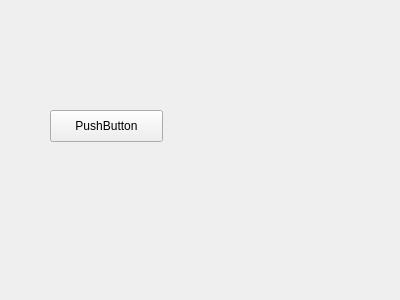
<?xml version="1.0" encoding="UTF-8"?>
<ui version="4.0">
 <class>MainWindow</class>
 <widget class="QMainWindow" name="MainWindow">
  <property name="geometry">
   <rect>
    <x>0</x>
    <y>0</y>
    <width>400</width>
    <height>300</height>
   </rect>
  </property>
  <property name="windowTitle">
   <string>MainWindow</string>
  </property>
  <widget class="QWidget" name="centralWidget">
   <widget class="QPushButton" name="pushButton">
    <property name="geometry">
     <rect>
      <x>50</x>
      <y>110</y>
      <width>113</width>
      <height>32</height>
     </rect>
    </property>
    <property name="text">
     <string>PushButton</string>
    </property>
   </widget>
  </widget>
 </widget>
 <layoutdefault spacing="6" margin="11"/>
 <resources/>
 <connections/>
</ui>
